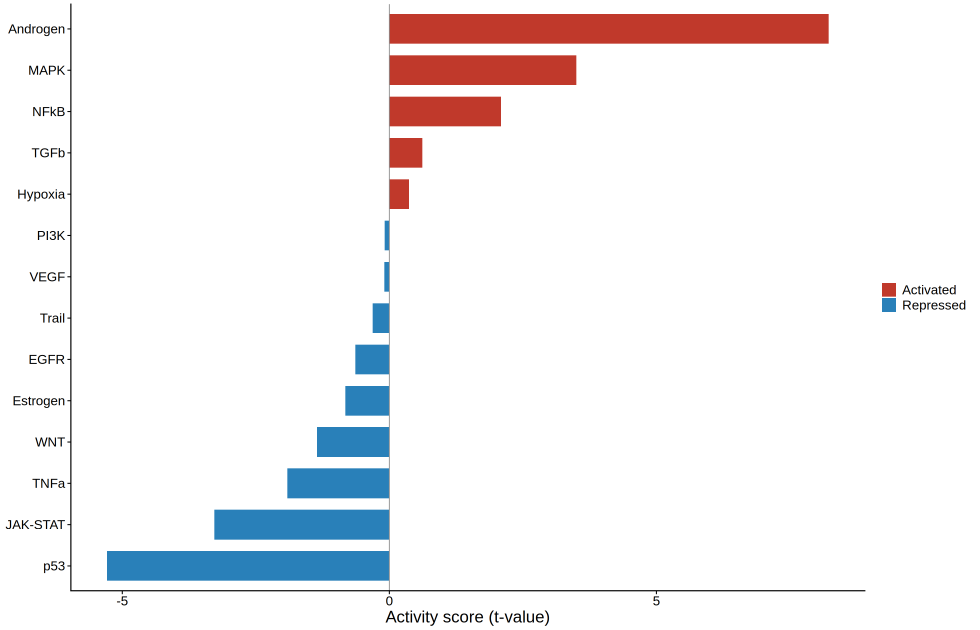
#> input picture paper/figureS1_rebuild/panels/a_activity.png, 2940 x 1890 px (shown at 1/3 size)
$ python 02_compose_figureS1.py
#> lines starting #> are read from the running program, lines starting #| are printed output that depends on the picture; after the words box and inside, x2 and y2 are one past the last pixel; in counts of white or black regions, pixels touching at a corner belong together
### paper/plate/style.py
"""House style for RNAflow figure plates (Python montage of the R tool's panels).

Mirrors the PI3K plate system: one consistent look for lettering, titles,
spacing and background, applied on top of the tool's own panel images. The
panels themselves are never redrawn here -- only placed, lettered and titled.
"""
import numpy as np
import matplotlib
matplotlib.use("Agg")
import matplotlib.pyplot as plt
from PIL import Image

# Liberation Sans has Helvetica metrics and is the same face the R panels use,
# so Python lettering/titles match the panels' axis text exactly.
FONT = "Liberation Sans"
INK = "#141414"          # near-black, for letters/titles (never green)
LETTER_SIZE = 16
TITLE_SIZE = 12


def set_style():
    plt.rcParams.update({
        "figure.dpi": 150,
        "savefig.dpi": 300,
        "font.family": FONT,
        "font.size": 11,
        "text.color": INK,
        "pdf.fonttype": 42,      # embed real fonts (editable in Illustrator)
        "ps.fonttype": 42,
    })


def load_trim(path, tol=248, pad=6):
    """Load an image and crop its uniform white/transparent border."""
#> called with tol = 248, pad = 6
    a = np.asarray(Image.open(path).convert("RGBA"))
    rgb, alpha = a[..., :3], a[..., 3]
#> rgb is the input picture: shape (1890, 2940, 3); mean R, G, B 243.1, 241.1, 242.6
#> alpha: shape (1890, 2940); every value is 255
    ink = (rgb.min(axis=2) < tol) & (alpha > 0)
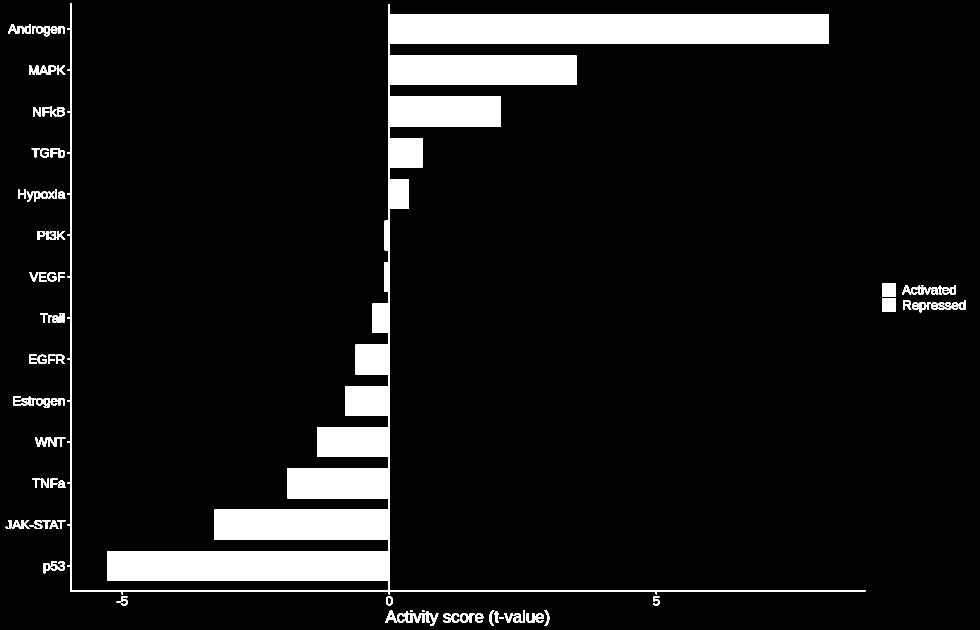
#> ink: shape (1890, 2940) bool (shown at 1/3 size); 8.4% white; 120 white regions, largest, box (x1, y1, x2, y2) and area: (202, 10, 2597, 1783) 432114, (2646, 894, 2688, 936) 1764, (2646, 849, 2688, 890) 1722
    ys, xs = np.where(ink)
    if xs.size == 0:
        return a
    y0, y1 = max(0, ys.min() - pad), min(a.shape[0], ys.max() + pad + 1)
#> y0 = 4; y1 = 1884
    x0, x1 = max(0, xs.min() - pad), min(a.shape[1], xs.max() + pad + 1)
#> x0 = 11; x1 = 2903
    return a[y0:y1, x0:x1]
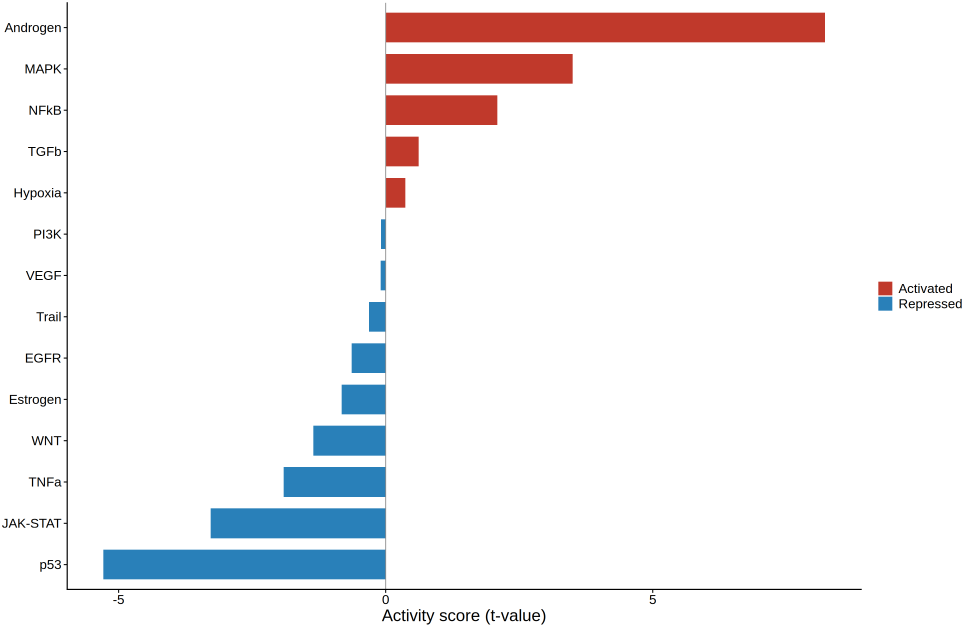
#> returned value: shape (1880, 2892, 4) (shown at 1/3 size); mean of channels 0, 1, 2, 3 242.9, 240.8, 242.3, 255; drawn as R, G, B


# [54 lines left out: functions fit_rect, place_panel, grid_cells, not called in this run]

### paper/figureS1_rebuild/02_compose_figureS1.py
## Compose Figure S1 into paper/figures/figureS1.{png,pdf}.
## Single PROGENy activity panel with a house-style descriptive title (no letter,
## as it is a lone supplementary panel). Placement scale is chosen so the panel's
## apparent typography matches the main figures (2-5).
## Run from the repo root:  python3 paper/figureS1_rebuild/02_compose_figureS1.py
import os, sys
sys.path.insert(0, os.path.join(os.path.dirname(__file__), "..", "plate"))
import matplotlib.pyplot as plt
from style import set_style, load_trim, FONT, INK, TITLE_SIZE

HERE = os.path.dirname(os.path.abspath(__file__))
PAN = os.path.join(HERE, "panels")
REPO = os.path.join(HERE, "..", "figures")
set_style()

img = load_trim(os.path.join(PAN, "a_activity.png"))
ar = img.shape[1] / img.shape[0]
#> ar = 1.54

W = 7.6
ml = mr = 0.12
mt = mb = 0.10
th = 0.34           # title strip
inner = W - ml - mr
h = inner / ar
#> h = 4.78

Ht = mt + th + h + mb
#> Ht = 5.32
fig = plt.figure(figsize=(W, Ht)); fig.patch.set_facecolor("white")

ax = fig.add_axes([ml / W, mb / Ht, inner / W, h / Ht])
ax.imshow(img, aspect="auto", interpolation="lanczos"); ax.axis("off")

fig.text(ml / W, (Ht - mt) / Ht,
         "Pathway activity (PROGENy) — dexamethasone vs control (airway)",
         ha="left", va="top", fontsize=TITLE_SIZE, fontweight="bold",
         color=INK, family=FONT)

for ext in ("png", "pdf"):
    fig.savefig(os.path.join(REPO, f"figureS1.{ext}"), dpi=300, facecolor="white")
plt.close(fig)
print("wrote paper/figures/figureS1.png + .pdf  |  h=%.2f Ht=%.2f" % (h, Ht))
#| wrote paper/figures/figureS1.png + .pdf  |  h=4.78 Ht=5.32
